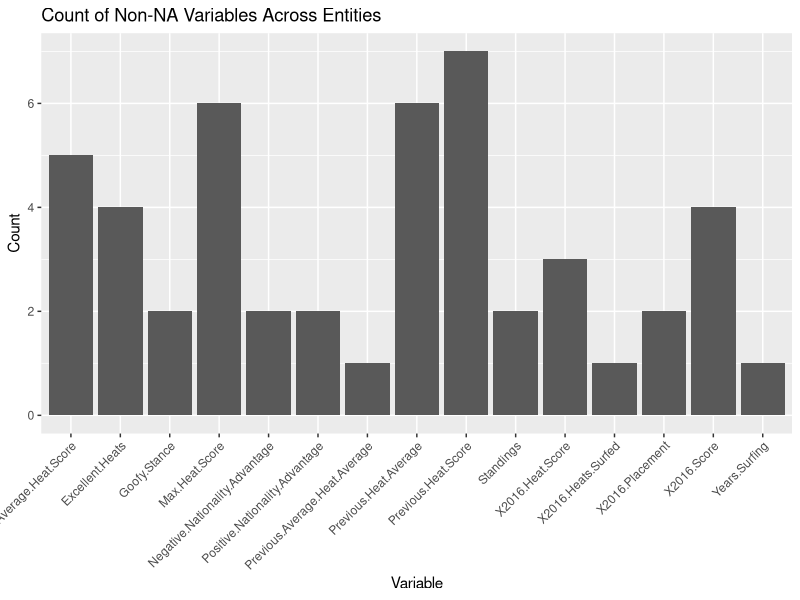
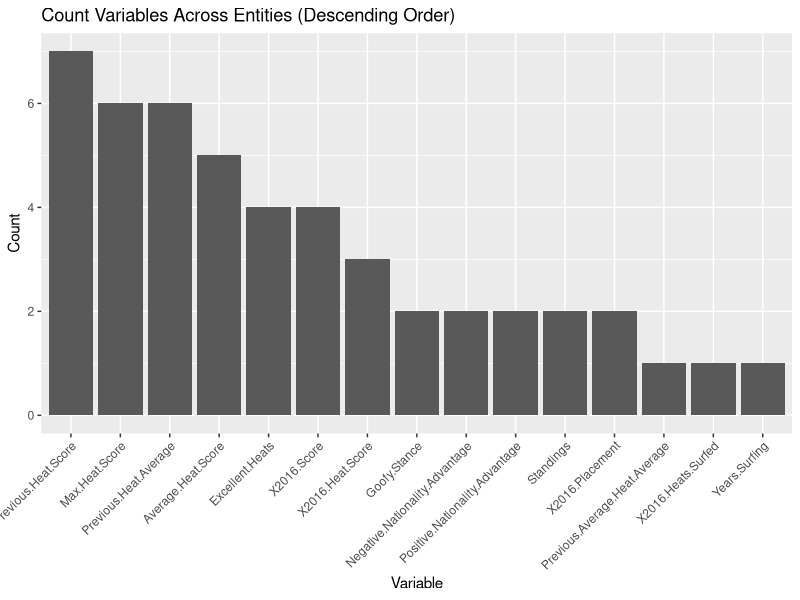

Write the R code that produced these figures, in order.
data <- data.frame(
  Entity = c("E1", "E2", "E3", "E4", "E5", "E6", "E7", "E8", "E9", "E10", "E11"),
  `2016 Heats Surfed` = c(1, NA, NA, NA, NA, NA, NA, NA, NA, NA, NA),
  `2016 Heat Score` = c(1, NA, NA, NA, NA, NA, 1, 1, NA, NA, NA),
  `Max Heat Score` = c(1, 1, NA, NA, 1, NA, NA, NA, 1, 1, 1),
  `Years Surfing` = c(1, NA, NA, NA, NA, NA, NA, NA, NA, NA, NA),
  `2016 Placement` = c(NA, 1, NA, NA, NA, NA, NA, NA, NA, 1, NA),
  `Previous Heat Score` = c(NA, 1, 1, 1, 1, NA, NA, NA, 1, 1, 1),
  `Average Heat Score` = c(NA, NA, 1, NA, 1, NA, NA, 1, 1, NA, 1),
  `Excellent Heats` = c(NA, NA, 1, NA, NA, 1, 1, NA, 1, NA, NA),
  `Previous Heat Average` = c(NA, NA, NA, 1, 1, 1, 1, NA, 1, 1, NA),
  `Previous Average Heat Average` = c(NA, NA, NA, NA, 1, NA, NA, NA, NA, NA, NA),
  `2016 Score` = c(NA, NA, 1, 1, NA, 1, 1, NA, NA, NA, NA),
  `Standings` = c(NA, NA, NA, 1, NA, 1, NA, NA, NA, NA, NA),
  `Goofy Stance` = c(NA, NA, NA, 1, NA, NA, NA, NA, 1, NA, NA),
  `Negative Nationality Advantage` = c(NA, NA, NA, NA, NA, NA, NA, 1, 1, NA, NA),
  `Positive Nationality Advantage` = c(NA, NA, NA, NA, NA, NA, NA, NA, 1, NA, 1)
)

D2<-rowSums(!is.na(data[-1]))
unique_vars_per_entity <- apply(data, 1, function(row) names(row)[!is.na(row)])
library(ggplot2)

# Plot counts of non-NA values per variable
ggplot(data.frame(Variable = colnames(data[-1]), Count = colSums(!is.na(data[-1]))), aes(x = Variable, y = Count)) +
  geom_bar(stat = "identity") +
  theme(axis.text.x = element_text(angle = 45, hjust = 1)) +
  labs(title = "Count of Non-NA Variables Across Entities", x = "Variable", y = "Count")

library(ggplot2)
library(dplyr)

# Create a data frame with counts of non-NA values per variable
variable_counts <- data.frame(
  Variable = colnames(data[-1]),
  Count = colSums(!is.na(data[-1]))
)

# Arrange the data frame by Count in ascending order
variable_counts <- variable_counts %>%
  arrange(desc(Count))

# Plot the data in ascending order
ggplot(variable_counts, aes(x = reorder(Variable, -Count), y = Count)) +
  geom_bar(stat = "identity") +
  theme(axis.text.x = element_text(angle = 45, hjust = 1)) +
  labs(title = "Count Variables Across Entities (Descending Order)", x = "Variable", y = "Count")

